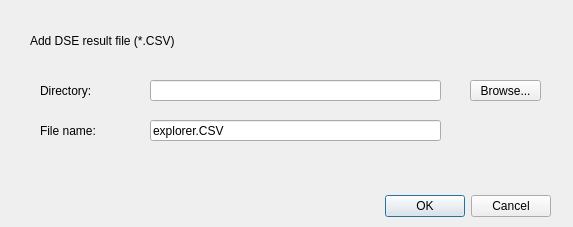
<?xml version="1.0" encoding="UTF-8"?>
<ui version="4.0">
 <class>Newfile</class>
 <widget class="QDialog" name="Newfile">
  <property name="geometry">
   <rect>
    <x>0</x>
    <y>0</y>
    <width>573</width>
    <height>227</height>
   </rect>
  </property>
  <property name="windowTitle">
   <string>Dialog</string>
  </property>
  <widget class="QDialogButtonBox" name="buttonBox">
   <property name="geometry">
    <rect>
     <x>380</x>
     <y>190</y>
     <width>171</width>
     <height>32</height>
    </rect>
   </property>
   <property name="orientation">
    <enum>Qt::Horizontal</enum>
   </property>
   <property name="standardButtons">
    <set>QDialogButtonBox::Cancel|QDialogButtonBox::Ok</set>
   </property>
  </widget>
  <widget class="QLineEdit" name="fileNameLineEdit">
   <property name="geometry">
    <rect>
     <x>150</x>
     <y>120</y>
     <width>291</width>
     <height>21</height>
    </rect>
   </property>
   <property name="text">
    <string>explorer.CSV</string>
   </property>
  </widget>
  <widget class="QPushButton" name="directoryButton">
   <property name="geometry">
    <rect>
     <x>470</x>
     <y>80</y>
     <width>71</width>
     <height>21</height>
    </rect>
   </property>
   <property name="text">
    <string>Browse...</string>
   </property>
  </widget>
  <widget class="QLabel" name="headLabel">
   <property name="geometry">
    <rect>
     <x>30</x>
     <y>30</y>
     <width>151</width>
     <height>21</height>
    </rect>
   </property>
   <property name="text">
    <string>Add DSE result file (*.CSV)</string>
   </property>
  </widget>
  <widget class="QLabel" name="directoryLabel">
   <property name="geometry">
    <rect>
     <x>40</x>
     <y>80</y>
     <width>71</width>
     <height>21</height>
    </rect>
   </property>
   <property name="text">
    <string>Directory:</string>
   </property>
  </widget>
  <widget class="QLabel" name="fileNameLabel">
   <property name="geometry">
    <rect>
     <x>40</x>
     <y>120</y>
     <width>61</width>
     <height>21</height>
    </rect>
   </property>
   <property name="text">
    <string>File name:</string>
   </property>
  </widget>
  <widget class="QLineEdit" name="directoryLineEdit">
   <property name="geometry">
    <rect>
     <x>150</x>
     <y>80</y>
     <width>291</width>
     <height>21</height>
    </rect>
   </property>
  </widget>
 </widget>
 <resources/>
 <connections>
  <connection>
   <sender>buttonBox</sender>
   <signal>accepted()</signal>
   <receiver>Newfile</receiver>
   <slot>accept()</slot>
   <hints>
    <hint type="sourcelabel">
     <x>248</x>
     <y>254</y>
    </hint>
    <hint type="destinationlabel">
     <x>157</x>
     <y>274</y>
    </hint>
   </hints>
  </connection>
  <connection>
   <sender>buttonBox</sender>
   <signal>rejected()</signal>
   <receiver>Newfile</receiver>
   <slot>reject()</slot>
   <hints>
    <hint type="sourcelabel">
     <x>316</x>
     <y>260</y>
    </hint>
    <hint type="destinationlabel">
     <x>286</x>
     <y>274</y>
    </hint>
   </hints>
  </connection>
 </connections>
</ui>
